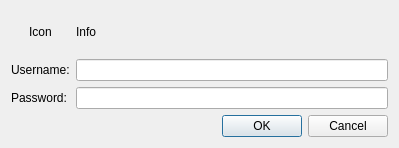
<?xml version="1.0" encoding="UTF-8"?>
<ui version="4.0">
 <class>PasswordDialog</class>
 <widget class="QDialog" name="PasswordDialog">
  <property name="geometry">
   <rect>
    <x>0</x>
    <y>0</y>
    <width>399</width>
    <height>148</height>
   </rect>
  </property>
  <property name="windowTitle">
   <string>Authentication Required</string>
  </property>
  <layout class="QGridLayout" name="gridLayout" columnstretch="0,0" columnminimumwidth="0,0">
   <item row="0" column="0">
    <widget class="QLabel" name="labelIcon">
     <property name="text">
      <string>Icon</string>
     </property>
     <property name="alignment">
      <set>Qt::AlignCenter</set>
     </property>
    </widget>
   </item>
   <item row="0" column="1">
    <widget class="QLabel" name="labelInfo">
     <property name="sizePolicy">
      <sizepolicy hsizetype="Preferred" vsizetype="Preferred">
       <horstretch>0</horstretch>
       <verstretch>0</verstretch>
      </sizepolicy>
     </property>
     <property name="text">
      <string>Info</string>
     </property>
     <property name="wordWrap">
      <bool>true</bool>
     </property>
    </widget>
   </item>
   <item row="1" column="0">
    <widget class="QLabel" name="labelUser">
     <property name="text">
      <string>Username:</string>
     </property>
    </widget>
   </item>
   <item row="1" column="1">
    <widget class="QLineEdit" name="lineEditUserName"/>
   </item>
   <item row="2" column="0">
    <widget class="QLabel" name="lablePassword">
     <property name="text">
      <string>Password:</string>
     </property>
    </widget>
   </item>
   <item row="2" column="1">
    <widget class="QLineEdit" name="lineEditPassword">
     <property name="echoMode">
      <enum>QLineEdit::Password</enum>
     </property>
    </widget>
   </item>
   <item row="3" column="0" colspan="2">
    <widget class="QDialogButtonBox" name="buttonBox">
     <property name="orientation">
      <enum>Qt::Horizontal</enum>
     </property>
     <property name="standardButtons">
      <set>QDialogButtonBox::Cancel|QDialogButtonBox::Ok</set>
     </property>
    </widget>
   </item>
  </layout>
  <zorder>labelUser</zorder>
  <zorder>lineEditUserName</zorder>
  <zorder>lablePassword</zorder>
  <zorder>lineEditPassword</zorder>
  <zorder>buttonBox</zorder>
  <zorder>labelIcon</zorder>
  <zorder>labelInfo</zorder>
 </widget>
 <resources/>
 <connections>
  <connection>
   <sender>buttonBox</sender>
   <signal>accepted()</signal>
   <receiver>PasswordDialog</receiver>
   <slot>accept()</slot>
   <hints>
    <hint type="sourcelabel">
     <x>248</x>
     <y>254</y>
    </hint>
    <hint type="destinationlabel">
     <x>157</x>
     <y>274</y>
    </hint>
   </hints>
  </connection>
  <connection>
   <sender>buttonBox</sender>
   <signal>rejected()</signal>
   <receiver>PasswordDialog</receiver>
   <slot>reject()</slot>
   <hints>
    <hint type="sourcelabel">
     <x>316</x>
     <y>260</y>
    </hint>
    <hint type="destinationlabel">
     <x>286</x>
     <y>274</y>
    </hint>
   </hints>
  </connection>
 </connections>
</ui>
